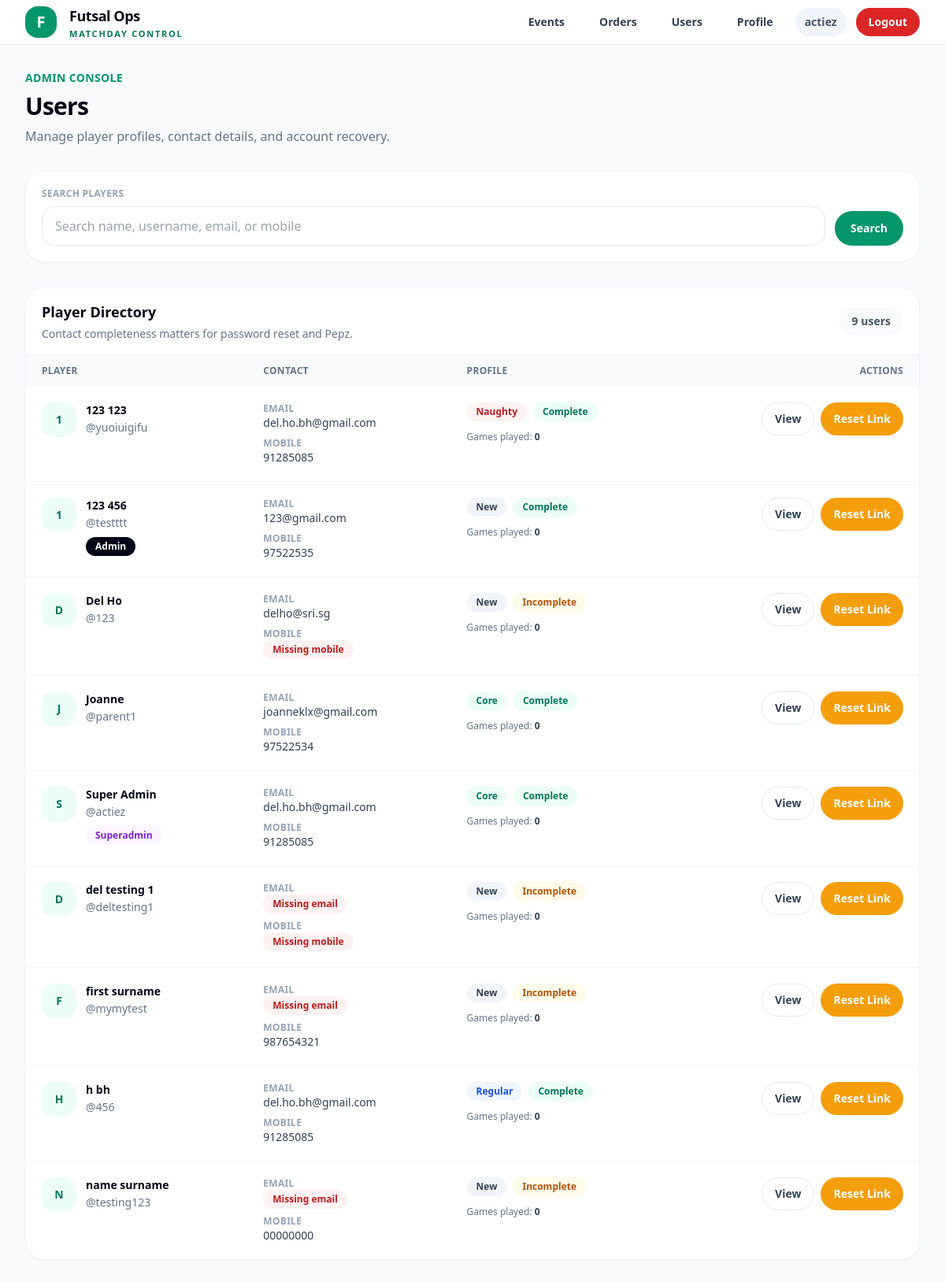
Page /users/ (signed in) on the earlier database version.
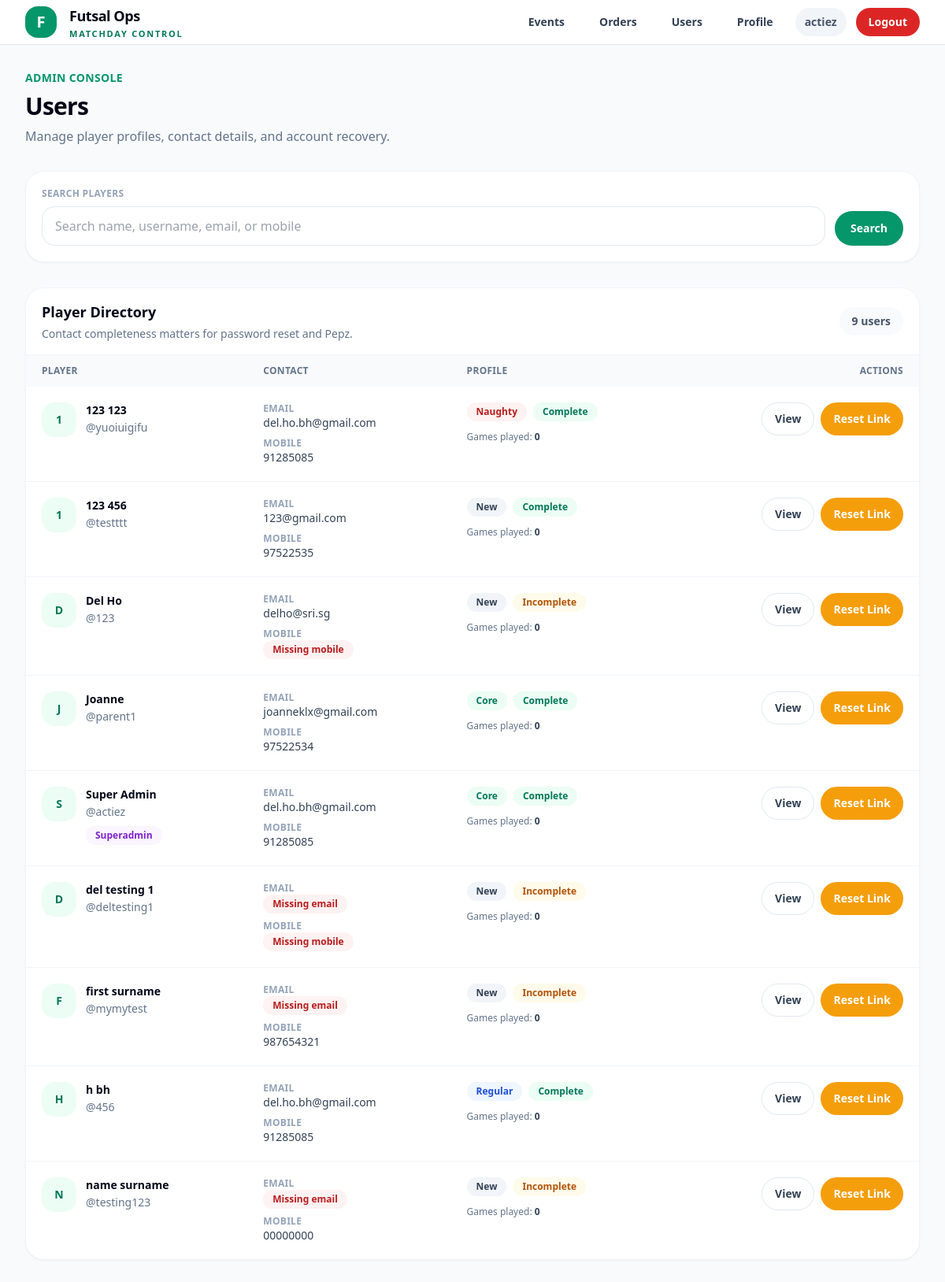
Same page on the later database version.
### accounts/models.py (models this page shows)
class User(AbstractUser):
    ROLE_USER = "user"
    ROLE_ADMIN = "admin"
    ROLE_SUPERADMIN = "superadmin"
    ROLE_CHOICES = [
        (ROLE_USER, "User"),
        (ROLE_ADMIN, "Admin"),
        (ROLE_SUPERADMIN, "Superadmin"),
    ]
    PLAYER_NEW = "new"
    PLAYER_REGULAR = "regular"
    PLAYER_CORE = "core"
    PLAYER_VOLUNTEER = "volunteer"
    PLAYER_NAUGHTY = "naughty"
    PLAYER_TYPE_CHOICES = [
        (PLAYER_NEW, "New"),
        (PLAYER_REGULAR, "Regular"),
        (PLAYER_CORE, "Core"),
        (PLAYER_VOLUNTEER, "Volunteer"),
        (PLAYER_NAUGHTY, "Naughty"),
    ]
    role = models.CharField(
        max_length=20,
        choices=ROLE_CHOICES,
        default=ROLE_USER,
    )
    player_type = models.CharField(
        max_length=20,
        choices=PLAYER_TYPE_CHOICES,
        default=PLAYER_NEW,
    )
    mobile_number = models.CharField(max_length=30, blank=True)
    games_played_count = models.PositiveIntegerField(default=0)
    email_verified = models.BooleanField(default=False)
    admin_notes = models.TextField(blank=True, default="")
    def is_admin_level(self):
        return self.is_authenticated and (
            self.is_superuser
            or self.role in {self.ROLE_ADMIN, self.ROLE_SUPERADMIN}
        )
    def is_superadmin_level(self):
        return self.is_authenticated and (
            self.is_superuser
            or self.role == self.ROLE_SUPERADMIN
        )

### accounts/views.py (the view, shortened to what this page needs)
# urls.py: path("users/", views.user_list_view, name="user_list"),
@login_required
def user_list_view(request):
    if not request.user.is_superadmin_level():
        raise PermissionDenied("Only superadmin can access user details.")
    search_query = request.GET.get("q", "").strip()
    users = User.objects.all().order_by("first_name", "last_name", "username")
    return render(
        request,
        "accounts/user_list.html",
        {
            "users": users,
            "search_query": search_query,
        },
    )

### templates/accounts/user_list.html (shortened to what the changed rows need)
{% extends "base.html" %}
{% block content %}
<div class="space-y-8">
    <div class="flex flex-col md:flex-row md:items-end md:justify-between gap-5">
        <div>
            <h1 class="mt-2 text-3xl font-black tracking-tight text-slate-950">
                Users
            </h1>
        </div>
    </div>
    <div class="bg-white rounded-3xl border border-slate-100 shadow-sm overflow-hidden">
        <div class="px-5 py-4 border-b border-slate-100 flex items-center justify-between gap-4">
            <div>
                <h2 class="text-lg font-black text-slate-950">Player Directory</h2>
            </div>
        </div>
        <div class="overflow-x-auto">
            <table class="w-full text-sm">
                <thead class="bg-slate-50 text-slate-500">
                    <tr>
                        <th class="text-left px-5 py-3 font-bold uppercase tracking-wide text-xs">Player</th>
                        <th class="text-left px-5 py-3 font-bold uppercase tracking-wide text-xs">Contact</th>
                        <th class="text-left px-5 py-3 font-bold uppercase tracking-wide text-xs">Profile</th>
                        <th class="text-right px-5 py-3 font-bold uppercase tracking-wide text-xs">Actions</th>
                    </tr>
                </thead>
                <tbody class="divide-y divide-slate-100">
                    {% for profile_user in users %}
                        <tr class="hover:bg-slate-50/70">
                            <td class="px-5 py-5 align-top">
                                <div class="flex items-start gap-3">
                                    <div class="h-11 w-11 rounded-2xl bg-emerald-50 text-emerald-700 flex items-center justify-center font-black">
                                        {{ profile_user.first_name|first|default:profile_user.username|first|upper }}
                                    </div>
                                    <div>
                                        <div class="font-black text-slate-950">
                                            {{ profile_user.get_full_name|default:"Unnamed Player" }}
                                        </div>
                                        <div class="text-sm text-slate-500 mt-0.5">
                                            @{{ profile_user.username }}
                                        </div>
                                        {% if profile_user.is_superuser or profile_user.role == "superadmin" %}
                                            <span class="mt-2 inline-flex items-center rounded-full bg-purple-50 px-3 py-1 text-xs font-bold text-purple-700">
                                                Superadmin
                                            </span>
                                        {% elif profile_user.role == "admin" %}
                                            <span class="mt-2 inline-flex items-center rounded-full bg-slate-950 px-3 py-1 text-xs font-bold text-white">
                                                Admin
                                            </span>
                                        {% endif %}
                                    </div>
                                </div>
                            </td>
                            <td class="px-5 py-5 align-top">
                                <div class="space-y-2">
                                    <div>
                                        <div class="text-xs uppercase tracking-wide text-slate-400 font-bold">Email</div>
                                        {% if profile_user.email %}
                                            <div class="text-slate-700 break-all">{{ profile_user.email }}</div>
                                        {% else %}
                                            <span class="inline-flex items-center rounded-full bg-red-50 px-3 py-1 text-xs font-bold text-red-700">
                                                Missing email
                                            </span>
                                        {% endif %}
                                    </div>
                                    <div>
                                        <div class="text-xs uppercase tracking-wide text-slate-400 font-bold">Mobile</div>
                                        {% if profile_user.mobile_number %}
                                            <div class="text-slate-700">{{ profile_user.mobile_number }}</div>
                                        {% else %}
                                            <span class="inline-flex items-center rounded-full bg-red-50 px-3 py-1 text-xs font-bold text-red-700">
                                                Missing mobile
                                            </span>
                                        {% endif %}
                                    </div>
                                </div>
                            </td>
                            <td class="px-5 py-5 align-top">
                                <div class="flex flex-wrap gap-2">
                                    {% if profile_user.player_type == "core" %}
                                        <span class="inline-flex items-center rounded-full bg-emerald-50 px-3 py-1 text-xs font-bold text-emerald-700">
                                            Core
                                        </span>
                                    {% elif profile_user.player_type == "regular" %}
                                        <span class="inline-flex items-center rounded-full bg-blue-50 px-3 py-1 text-xs font-bold text-blue-700">
                                            Regular
                                        </span>
                                    {% elif profile_user.player_type == "naughty" %}
                                        <span class="inline-flex items-center rounded-full bg-red-50 px-3 py-1 text-xs font-bold text-red-700">
                                            Naughty
                                        </span>
                                    {% else %}
                                        <span class="inline-flex items-center rounded-full bg-slate-100 px-3 py-1 text-xs font-bold text-slate-700">
                                            New
                                        </span>
                                    {% endif %}
                                    {% if profile_user.email and profile_user.mobile_number %}
                                        <span class="inline-flex items-center rounded-full bg-emerald-50 px-3 py-1 text-xs font-bold text-emerald-700">
                                            Complete
                                        </span>
                                    {% else %}
                                        <span class="inline-flex items-center rounded-full bg-amber-50 px-3 py-1 text-xs font-bold text-amber-700">
                                            Incomplete
                                        </span>
                                    {% endif %}
                                </div>
                                <div class="mt-3 text-xs text-slate-500">
                                    Games played: <span class="font-bold text-slate-700">{{ profile_user.games_played_count }}</span>
                                </div>
                            </td>
                            <td class="px-5 py-5 align-top text-right">
                                <div class="flex flex-col sm:flex-row justify-end gap-2">
                                    <a href="{% url 'admin_user_profile' profile_user.id %}"
                                       class="inline-flex items-center justify-center px-4 py-2.5 rounded-full border border-slate-200 bg-white text-slate-700 text-sm font-bold hover:bg-slate-50">
                                        View
                                    </a>
                                    {% if request.user.is_superadmin_level %}
                                        <a href="{% url 'generate_password_reset_link' profile_user.id %}"
                                           class="inline-flex items-center justify-center px-4 py-2.5 rounded-full bg-amber-500 text-white text-sm font-bold hover:bg-amber-600">
                                            Reset Link
                                        </a>
                                    {% endif %}
                                </div>
                            </td>
                        </tr>
                    {% endfor %}
                </tbody>
            </table>
        </div>
    </div>
</div>
{% endblock %}

Differences in the rows shown:
changed User "testttt": no longer shows "Admin"
